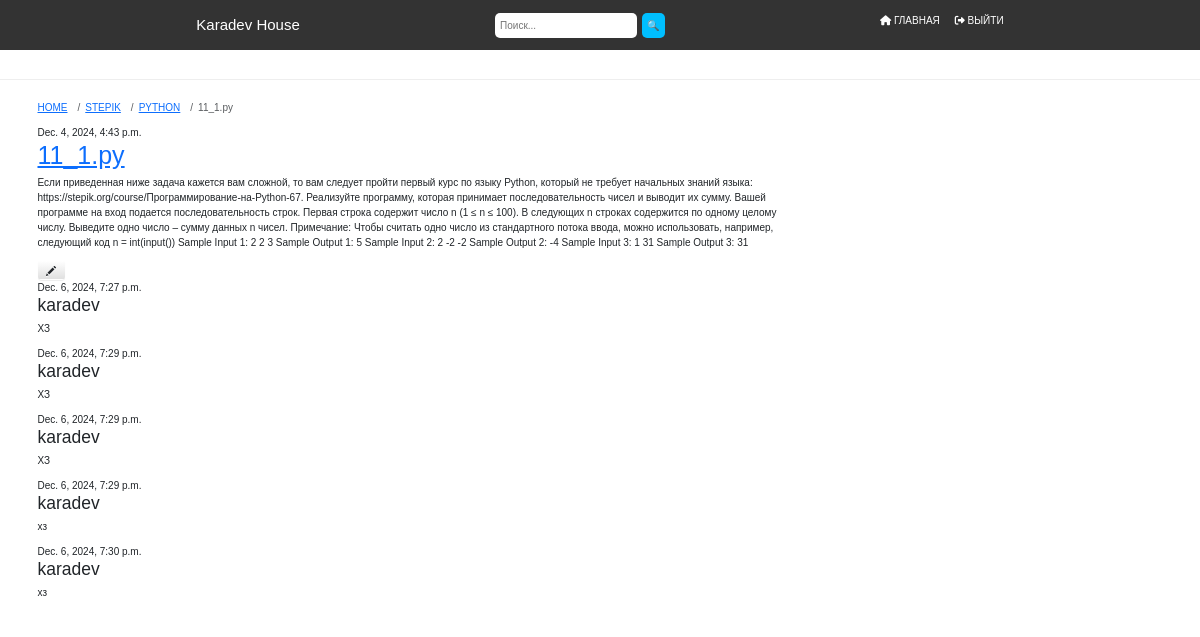
Screenshot of /stepik/python/1/ with the database file from the repository.
### stepik/models.py (models this page shows, shortened)
class Taskpy(models.Model):
    title = models.CharField(max_length=200)
    text = models.TextField()
    created_date = models.DateTimeField(default=timezone.now)
    published_date = models.DateTimeField(blank=True, null=True)
    author = models.ForeignKey(settings.AUTH_USER_MODEL, on_delete=models.CASCADE)

class Decisionpy(models.Model):
    task = models.ForeignKey(Taskpy, on_delete=models.CASCADE)
    text = models.TextField()
    created_date = models.DateTimeField(default=timezone.now)
    published_date = models.DateTimeField(blank=True, null=True)
    author = models.ForeignKey(settings.AUTH_USER_MODEL, on_delete=models.CASCADE)

### stepik/views.py (the view)
# urls.py: path('python/<int:pk>/', views.task_detail, name='py_task_detail'),
def task_detail(request, pk):
    task = get_object_or_404(Taskpy, pk=pk)
    decisions = Decisionpy.objects.filter(task=task)
    return render(request, 'stepik/task_detail.html',
                  {
                      'task': task,
                      'decisions': decisions
                   }
                )

### blog/templates/stepik/task_detail.html
{% extends 'blog/base.html' %}
{% block content %}
    <nav aria-label="breadcrumb">
        <ol class="breadcrumb">
          <li class="breadcrumb-item"><a href="{% url 'cards' %}">HOME</a></li>
          <li class="breadcrumb-item"><a href="{% url 'teleport_stepik' %}">STEPIK</a></li>
          <li class="breadcrumb-item"><a href="{% url 'py_task_list' %}">PYTHON</a></li>
          <li class="breadcrumb-item active" aria-current="page">{{ task.title }}</li>
        </ol>
      </nav>
    <div class="task">
        <div class="date">
            {{ task.published_date }}
        </div>
        <h1><a href="{% url 'py_task_detail' pk=task.pk %}">{{ task.title }}</a></h1>
        <p>{{ task.text|linebreaksbr }}</p>
    <a class="btn btn-default" href="{% url 'py_decision_new' %}"><span class="glyphicon glyphicon-pencil"></span></a>
    </div>
    {% for decision in decisions %}
        <div class="decision">
            {% if decision.published_date %}
                <div class="date">
                    {{ decision.published_date}}
                </div>
            {% endif %}
            <h3>{{ decision.author }}</h3>
            <p>{{ decision.text|linebreaksbr }}</p>
        </div>
    {% empty %}
        <h2>No comments here yet :(</h2>
    {% endfor %}
{% endblock %}

### blog/static/css/navbar.css (style rules this page uses)
body { margin: 0; font-family: Arial, sans-serif; }

### rows the page displays
Taskpy: title "11_1.py", published_date "Dec. 4, 2024, 4:43 p.m.", text "Если приведенная ниже задача кажется вам сложной, то вам следует пройти первый курс по языку Python, который не требует начальных знаний языка: https://stepik.org/course/Программирование-на-Python-67 . Реализуйте программу, которая принимает последовательность чисел и выводит их сумму. Вашей программе на вход подается последовательность строк. Первая строка содержит число n (1 ≤ n ≤ 100). В следующих n строках содержится по одному целому числу. Выведите одно число – сумму данных n чисел. Примечание: Чтобы считать одно число из стандартного потока ввода, можно использовать, например, следующий код n = int(input()) Sample Input 1: 2 2 3 Sample Output 1: 5 Sample Input 2: 2 -2 -2 Sample Output…"
Decisionpy: published_date "Dec. 6, 2024, 7:27 p.m.", author "karadev", text "ХЗ"
Decisionpy: published_date "Dec. 6, 2024, 7:29 p.m.", author "karadev", text "ХЗ"
Decisionpy: published_date "Dec. 6, 2024, 7:29 p.m.", author "karadev", text "ХЗ"
Decisionpy: published_date "Dec. 6, 2024, 7:29 p.m.", author "karadev", text "хз"
Decisionpy: published_date "Dec. 6, 2024, 7:30 p.m.", author "karadev", text "хз"
